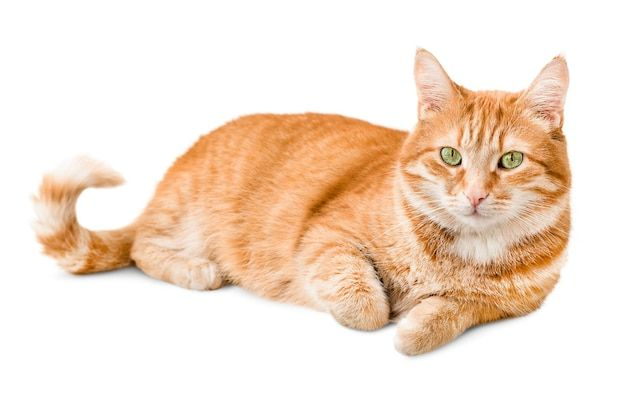
#> input picture UniKostyl/svaga.jpg, 626 x 396 px; its folder holds only this picture in this run
$ python -i unikostyl.py   (imports and definitions only)
#> lines starting #> are read from the running program, lines starting #| are printed output that depends on the picture
import io, pygame, sys, time, ctypes, os, math
import numpy as np
from widgets import *
import cv2

# --- ИНИЦИАЛИЗАЦИЯ C++ БИБЛИОТЕКИ ---
class Thresholds_t(ctypes.Structure):
    _fields_ = [
        ("Lmin", ctypes.c_int), ("Lmax", ctypes.c_int),
        ("Amin", ctypes.c_int), ("Amax", ctypes.c_int),
        ("Bmin", ctypes.c_int), ("Bmax", ctypes.c_int),
    ]

try:
    noise_lib = ctypes.CDLL("lib/noise_filter/noise.dll")
    noise_lib.remove_noise.restype = Thresholds_t
    LAB_type = ((ctypes.c_bool * 256) * 256) * 101
except:
    noise_lib = None

# --- ВСПОМОГАТЕЛЬНЫЕ ФУНКЦИИ ОБРАБОТКИ ---
def rgb2lab(image):
    labpix = cv2.cvtColor(image, cv2.COLOR_RGB2LAB).astype(np.int16)
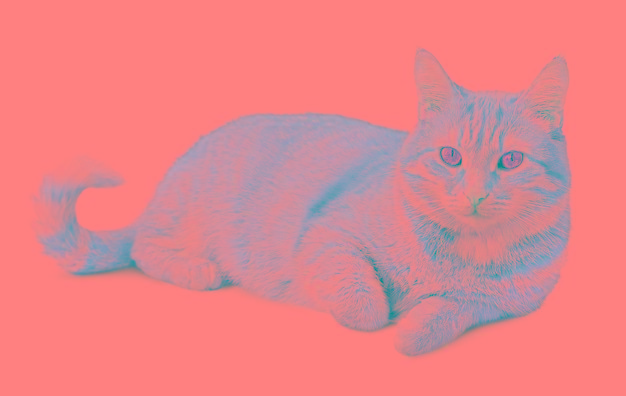
#> labpix: shape (396, 626, 3) int16; mean R, G, B 230.7, 133.3, 139.3
    labpix[:, :, 0] = labpix[:, :, 0] * 100 // 255
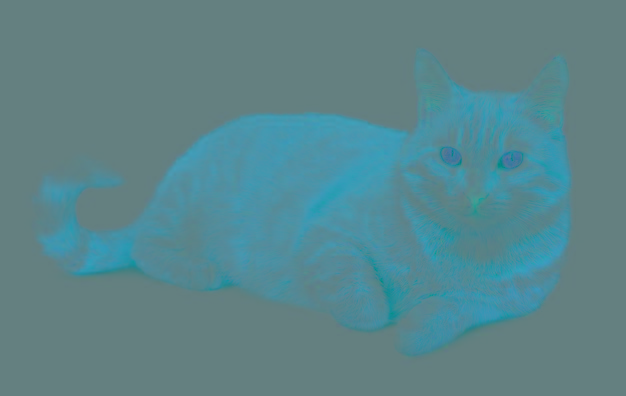
#> labpix: shape (396, 626, 3) int16; mean R, G, B 90.3, 133.3, 139.3
    labpix[:, :, 1] -= 128
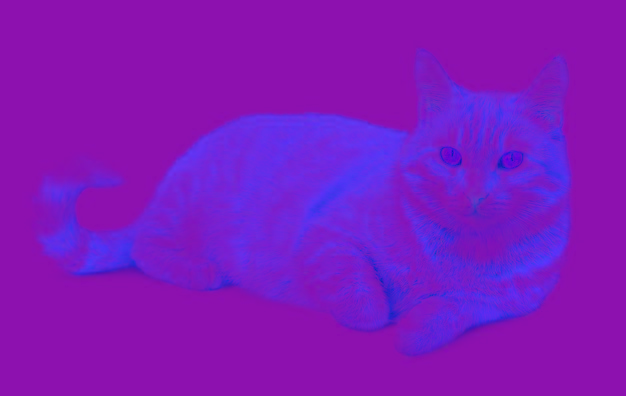
#> labpix: shape (396, 626, 3) int16; mean R, G, B 90.3, 5.3, 139.3; drawn with min black and max white
    labpix[:, :, 2] -= 128
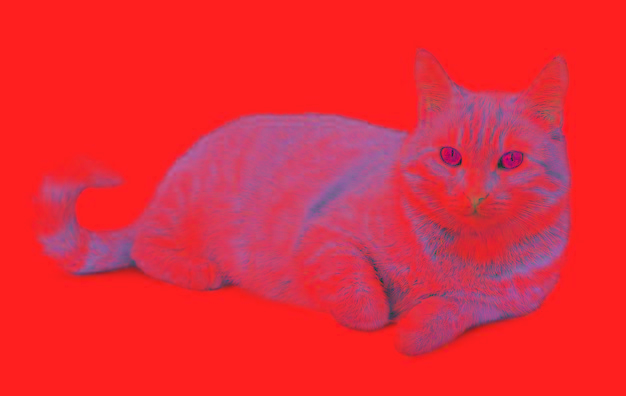
#> labpix: shape (396, 626, 3) int16; mean R, G, B 90.3, 5.3, 11.3; drawn with min black and max white
    return labpix.astype(np.int8)
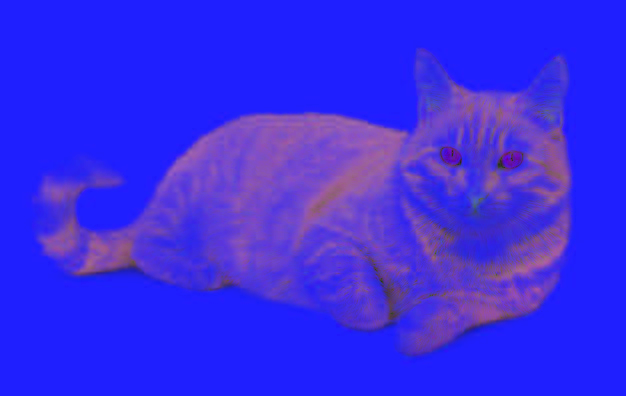
#> returned value: shape (396, 626, 3) int8; mean of channels 0, 1, 2 90.3, 5.3, 11.3; drawn with min black and max white

# [54 lines left out: functions threshold_filter, filter_L, filter_A, filter_B, threshold_from_area, threshold_sum and 1 more, not called in this run]

# --- ПЕРЕМЕННЫЕ СОСТОЯНИЯ ---
# [1 line not run here, left out]
screen_w, screen_h = 1280, 720
# [1 line that did not run here, left out]
clock = pygame.time.Clock()

camera_input_text = "0"
input_active = False
requested_source = None
input_box_rect = pygame.Rect(0,0,0,0)

# --- ЗАСТАВКА ---
current_dir = os.path.dirname(__file__)
image_path = os.path.join(current_dir, "svaga.jpg")
# [8 lines not run here, left out]

thresholds = [[0, 100, -128, 127, -128, 127] for _ in range(5)]
thr_index = 0
process_mode = "Bitmap"
is_pause = False
pixels_LAB = np.array([])

# --- УПРАВЛЕНИЕ ---
def set_proc_mode(mode): global process_mode; process_mode = mode
# [4 lines left out: function set_pause, not called in this run]

def save_to_cam():
    with open("thresholds.txt", "w") as f: f.write(str(list(map(list, thresholds))))
    print("\n[INFO] Thresholds saved to thresholds.txt")

# [5 lines left out: function change_source, not called in this run]

def set_thr_to_sliders():
    global thresholds, thr_index, widgets
    t = thresholds[thr_index]
    widgets['slider_L_low'].set_value(t[0]); widgets['slider_L_high'].set_value(t[1])
    widgets['slider_A_low'].set_value(t[2]); widgets['slider_A_high'].set_value(t[3])
    widgets['slider_B_low'].set_value(t[4]); widgets['slider_B_high'].set_value(t[5])

# --- ВЕРСТКА ---
def update_all_widgets():
    global screen_w, screen_h, widgets, input_box_rect
    if screen_w < 100 or screen_h < 100: return

    margin = 30; top_y = 15; btn_h = 35

    def sync_btn(name, x, y, w, h):
        widgets[name].rect = pygame.Rect(x, y, w, h)
        if hasattr(widgets[name], "label"): widgets[name].label.rect = widgets[name].rect

    # 1. ТОП
    widgets["itemlist_select"].rect = pygame.Rect(margin, top_y, 160, btn_h)
    for i, item in enumerate(widgets["itemlist_select"].items):
        item.rect = pygame.Rect(margin + i * 55, top_y, 50, btn_h)

    mode_x = margin + 180
    sync_btn("btn_bitmap", mode_x, top_y, 90, btn_h)
    sync_btn("btn_l", mode_x + 100, top_y, 40, btn_h)
    sync_btn("btn_a", mode_x + 150, top_y, 40, btn_h)
    sync_btn("btn_b", mode_x + 200, top_y, 40, btn_h)
    sync_btn("btn_pause", mode_x + 260, top_y, 50, btn_h)

    # 2. КАМЕРЫ (СЛЕВА)
    v_y = top_y + btn_h + 20
    gap = 6
    max_v_w = (screen_w - (margin * 2) - 250) // 2
    max_v_h = int(screen_h * 0.65)
    side = min(max_v_w, max_v_h)

    x_left = margin
    x_right = x_left + side + gap
    widgets["img_src"].rect = pygame.Rect(x_left, v_y, side, side)
    widgets["img_proc"].rect = pygame.Rect(x_right, v_y, side, side)
    widgets["label_coords"].rect = pygame.Rect(x_left, v_y + side + 5, 0, 0)
    widgets["label_mode"].rect = pygame.Rect(x_right, v_y + side + 5, 0, 0)

    # 3. МЕНЮ КАМЕРЫ (СПРАВА)
    cam_x = x_right + side + 30
    widgets['label_cam_hint'].rect = pygame.Rect(cam_x, v_y, 200, 20)
    input_box_rect = pygame.Rect(cam_x, v_y + 30, 200, 35)
    sync_btn('btn_connect', cam_x, v_y + 75, 120, 35)

    # 4. ТРЕШХОЛДЫ
    list_y = screen_h - 80
    col_text_w = 400
    for i, item in enumerate(widgets["itemlist_thr"].items):
        if i < 2: item.rect = pygame.Rect(margin, list_y + i * 20, col_text_w, 20)
        else: item.rect = pygame.Rect(margin + col_text_w + 30, list_y + (i - 2) * 20, col_text_w, 20)
    widgets["itemlist_thr"].rect = pygame.Rect(margin, list_y, col_text_w * 2 + 30, 60)

    # 5. СЛАЙДЕРЫ
    s_y = list_y - 50
    col_w = (screen_w - (margin * 2) - 100) // 3
    for i, char in enumerate(["L", "A", "B"]):
        x_start = margin + i * (col_w + 45)
        widgets[f"label_{char}"].rect = pygame.Rect(x_start, s_y - 25, 0, 0)
        for suffix, y_off in [("low", 0), ("high", 20)]:
            s_name = f"slider_{char}_{suffix}"
            bg_name = f"bg_slider_{char}_{suffix}"
            widgets[s_name].borders = (x_start, x_start + col_w)
            widgets[s_name].rect.y = s_y + y_off - 10
            widgets[s_name].rect.height = 20
            widgets[bg_name].rect = pygame.Rect(x_start, s_y + y_off - 10, col_w, 20)
            widgets[s_name].set_value(widgets[s_name].value)

    sync_btn("btn_save", screen_w - 130 - 20, screen_h - 40 - 20, 130, 40)

# --- ИНИЦИАЛИЗАЦИЯ ВИДЖЕТОВ ---
pixels_placeholder = np.zeros((240, 320, 3), dtype=np.uint8)
# [34 lines that did not run here, left out]

# [1 line that did not run here, left out]

def main_loop_frame(image_pixels: np.array):
    global screen_w, screen_h, screen, widgets, pixels_LAB, thr_index, process_mode, thresholds, is_pause, camera_input_text, input_active

    # Флаг для контроля вывода логов
    is_real_frame = False

    # 1. ОБНОВЛЕНИЕ КАДРА
    if image_pixels is not None:
        is_real_frame = True
        if not is_pause:
            pixels_LAB = rgb2lab(image_pixels)
#> (the run stopped early here; a loop or call above may not have finished)
